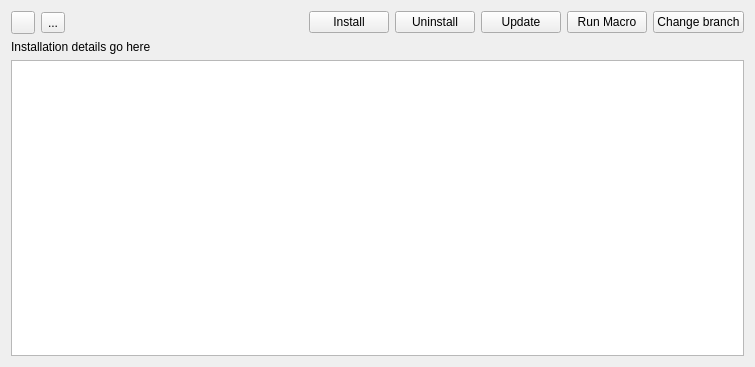
<?xml version="1.0" encoding="UTF-8"?>
<ui version="4.0">
 <class>PackageDetails</class>
 <widget class="QWidget" name="PackageDetails">
  <property name="geometry">
   <rect>
    <x>0</x>
    <y>0</y>
    <width>755</width>
    <height>367</height>
   </rect>
  </property>
  <property name="windowTitle">
   <string>Form</string>
  </property>
  <layout class="QVBoxLayout" name="verticalLayout_2">
   <item>
    <layout class="QHBoxLayout" name="layoutDetailsBackButton">
     <item>
      <widget class="QToolButton" name="buttonBack">
       <property name="text">
        <string/>
       </property>
      </widget>
     </item>
     <item>
      <widget class="QToolButton" name="buttonRefresh">
       <property name="text">
        <string>...</string>
       </property>
      </widget>
     </item>
     <item>
      <spacer name="horizontalSpacer">
       <property name="orientation">
        <enum>Qt::Horizontal</enum>
       </property>
       <property name="sizeHint" stdset="0">
        <size>
         <width>40</width>
         <height>20</height>
        </size>
       </property>
      </spacer>
     </item>
     <item>
      <widget class="QPushButton" name="buttonInstall">
       <property name="toolTip">
        <string>Uninstalls a selected macro, plugin, or workbench</string>
       </property>
       <property name="text">
        <string>Install</string>
       </property>
      </widget>
     </item>
     <item>
      <widget class="QPushButton" name="buttonUninstall">
       <property name="text">
        <string>Uninstall</string>
       </property>
      </widget>
     </item>
     <item>
      <widget class="QPushButton" name="buttonUpdate">
       <property name="text">
        <string>Update</string>
       </property>
      </widget>
     </item>
     <item>
      <widget class="QPushButton" name="buttonExecute">
       <property name="text">
        <string>Run Macro</string>
       </property>
      </widget>
     </item>
     <item>
      <widget class="QPushButton" name="buttonChangeBranch">
       <property name="text">
        <string>Change branch</string>
       </property>
      </widget>
     </item>
    </layout>
   </item>
   <item>
    <widget class="QLabel" name="labelInstallationDetails">
     <property name="text">
      <string notr="true">Installation details go here</string>
     </property>
     <property name="wordWrap">
      <bool>true</bool>
     </property>
     <property name="openExternalLinks">
      <bool>false</bool>
     </property>
    </widget>
   </item>
   <item>
    <widget class="QTextBrowser" name="textBrowserReadMe"/>
   </item>
  </layout>
 </widget>
 <resources/>
 <connections/>
</ui>
